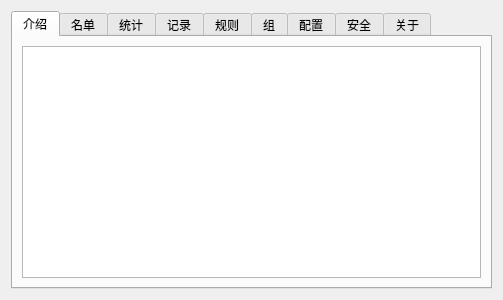
<?xml version="1.0" encoding="UTF-8"?>
<ui version="4.0">
 <class>QuantifyHelpDialog</class>
 <widget class="QDialog" name="QuantifyHelpDialog">
  <property name="geometry">
   <rect>
    <x>0</x>
    <y>0</y>
    <width>503</width>
    <height>300</height>
   </rect>
  </property>
  <property name="windowTitle">
   <string>Dialog</string>
  </property>
  <layout class="QGridLayout" name="gridLayout">
   <item row="0" column="0">
    <widget class="QTabWidget" name="tabWidget">
     <property name="currentIndex">
      <number>0</number>
     </property>
     <widget class="QWidget" name="tabIntro">
      <attribute name="title">
       <string>介绍</string>
      </attribute>
      <layout class="QGridLayout" name="gridLayout_2">
       <item row="0" column="0">
        <widget class="QTextBrowser" name="textBrowserIntro"/>
       </item>
      </layout>
     </widget>
     <widget class="QWidget" name="tabNamelist">
      <attribute name="title">
       <string>名单</string>
      </attribute>
      <layout class="QGridLayout" name="gridLayout_9">
       <item row="0" column="0">
        <widget class="QTextBrowser" name="textBrowserNamelist"/>
       </item>
      </layout>
     </widget>
     <widget class="QWidget" name="tabQuantify">
      <attribute name="title">
       <string>统计</string>
      </attribute>
      <layout class="QGridLayout" name="gridLayout_7">
       <item row="0" column="0">
        <widget class="QTextBrowser" name="textBrowserQuantify"/>
       </item>
      </layout>
     </widget>
     <widget class="QWidget" name="tabRecord">
      <attribute name="title">
       <string>记录</string>
      </attribute>
      <layout class="QGridLayout" name="gridLayout_5">
       <item row="0" column="0">
        <widget class="QTextBrowser" name="textBrowserRecord"/>
       </item>
      </layout>
     </widget>
     <widget class="QWidget" name="tabRule">
      <attribute name="title">
       <string>规则</string>
      </attribute>
      <layout class="QGridLayout" name="gridLayout_3">
       <item row="0" column="0">
        <widget class="QTabWidget" name="subTabRule">
         <property name="currentIndex">
          <number>0</number>
         </property>
         <widget class="QWidget" name="tabRuleIntro">
          <attribute name="title">
           <string>介绍</string>
          </attribute>
          <layout class="QGridLayout" name="gridLayout_10">
           <item row="0" column="0">
            <widget class="QTextBrowser" name="textBrowserRuleIntro"/>
           </item>
          </layout>
         </widget>
         <widget class="QWidget" name="tabRuleNative">
          <attribute name="title">
           <string>Native</string>
          </attribute>
          <layout class="QGridLayout" name="gridLayout_11">
           <item row="0" column="0">
            <widget class="QTextBrowser" name="textBrowserRuleNative"/>
           </item>
          </layout>
         </widget>
         <widget class="QWidget" name="tabRuleJs">
          <attribute name="title">
           <string>JavaScript</string>
          </attribute>
          <layout class="QGridLayout" name="gridLayout_12">
           <item row="0" column="0">
            <widget class="QTextBrowser" name="textBrowserRuleJs"/>
           </item>
          </layout>
         </widget>
        </widget>
       </item>
      </layout>
     </widget>
     <widget class="QWidget" name="tabGroup">
      <attribute name="title">
       <string>组</string>
      </attribute>
      <layout class="QGridLayout" name="gridLayout_6">
       <item row="0" column="0">
        <widget class="QTextBrowser" name="textBrowserGroup"/>
       </item>
      </layout>
     </widget>
     <widget class="QWidget" name="tabConfig">
      <attribute name="title">
       <string>配置</string>
      </attribute>
      <layout class="QGridLayout" name="gridLayout_4">
       <item row="1" column="0">
        <widget class="QTextBrowser" name="textBrowserConfig"/>
       </item>
      </layout>
     </widget>
     <widget class="QWidget" name="tabSecurity">
      <attribute name="title">
       <string>安全</string>
      </attribute>
      <layout class="QGridLayout" name="gridLayout_8">
       <item row="0" column="0">
        <widget class="QTextBrowser" name="textBrowserSecurity"/>
       </item>
      </layout>
     </widget>
     <widget class="QWidget" name="tabAbout">
      <attribute name="title">
       <string>关于</string>
      </attribute>
      <layout class="QGridLayout" name="gridLayout_13">
       <item row="0" column="0">
        <widget class="QTextBrowser" name="textBrowserAbout"/>
       </item>
      </layout>
     </widget>
    </widget>
   </item>
  </layout>
 </widget>
 <resources/>
 <connections/>
</ui>
